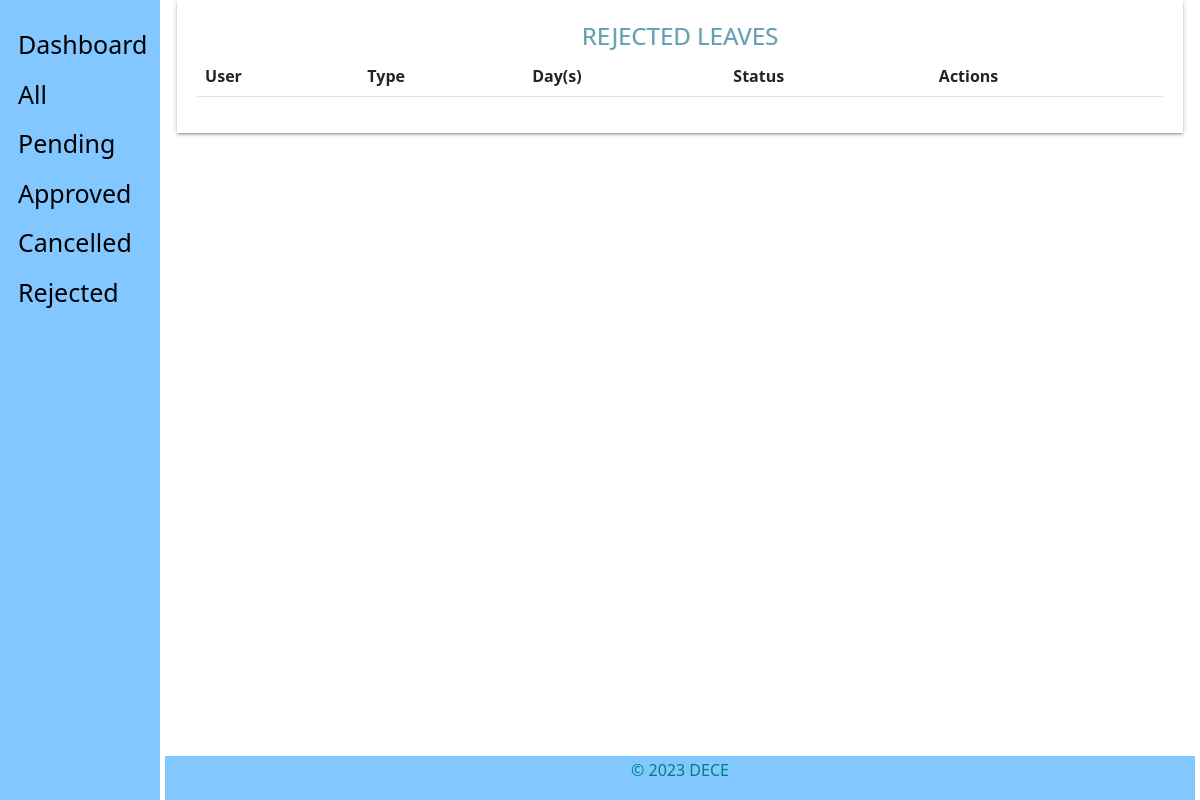
The page /admin_view/leaves/rejected/ (signed in) on the database as committed earlier.
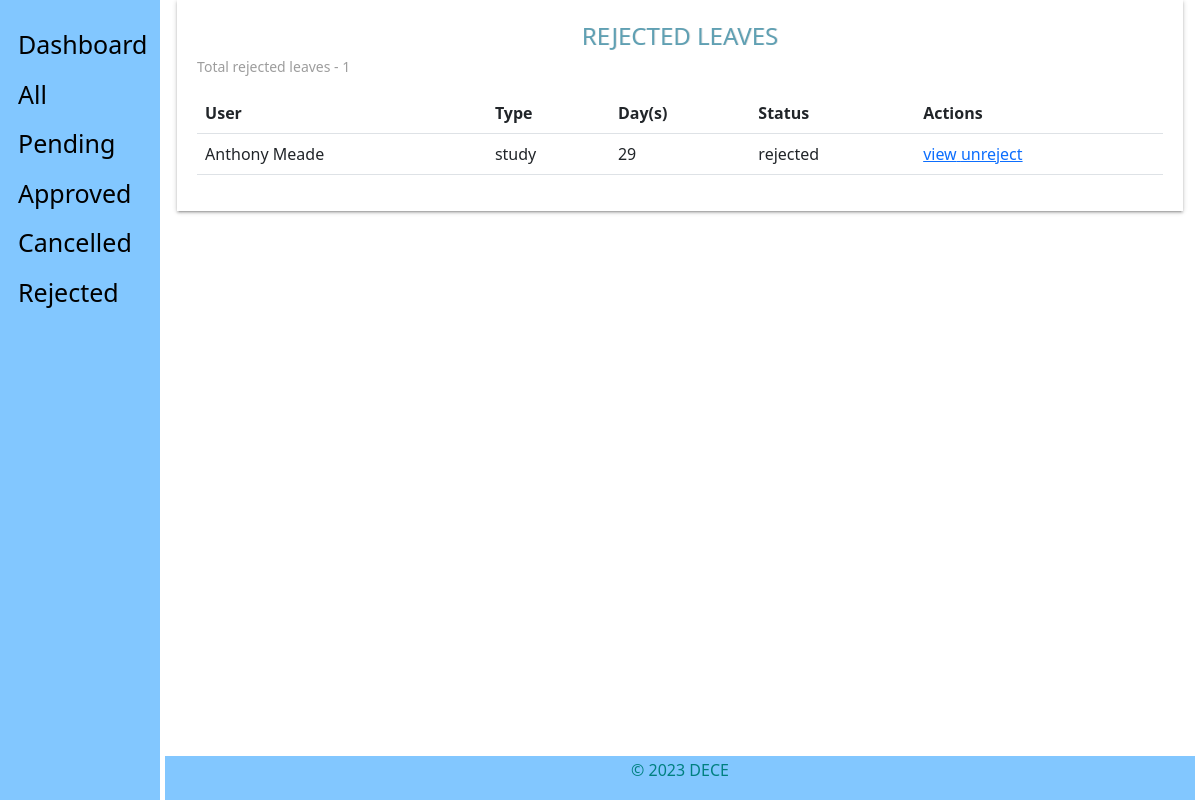
The same page on the database as committed later.
### staff_app/models.py (models this page shows, shortened)
class Leave(models.Model):
    SICK = 'sick'
    CASUAL = 'casual'
    EMERGENCY = 'emergency'
    STUDY = 'study'
    LEAVE_TYPE = (
        (SICK, 'Sick Leave'),
        (CASUAL, 'Casual Leave'),
        (EMERGENCY, 'Emergency Leave'),
        (STUDY, 'Study Leave'),
    )
    DAYS = 30
    user = models.ForeignKey(CustomUser, on_delete=models.CASCADE, default=1)
    startdate = models.DateField(verbose_name=_(
        'Start Date'), help_text='leave start date is on ..', null=True, blank=False)
    enddate = models.DateField(verbose_name=_(
        'End Date'), help_text='coming back on ...', null=True, blank=False)
    leavetype = models.CharField(
        choices=LEAVE_TYPE, max_length=25, default=SICK, null=True, blank=False)
    reason = models.CharField(verbose_name=_('Reason for Leave'), max_length=255,
                              help_text='add additional information for leave', null=True, blank=True)
    defaultdays = models.PositiveIntegerField(verbose_name=_(
        'Leave days per year counter'), default=DAYS, null=True, blank=True)
    status = models.CharField(max_length=12, default='pending')
    is_approved = models.BooleanField(default=False)  # hide
    updated = models.DateTimeField(auto_now=True, auto_now_add=False)
    created = models.DateTimeField(auto_now=False, auto_now_add=True)
    objects = LeaveManager()
    class Meta:
        verbose_name = _('Leave')
        verbose_name_plural = _('Leaves')
        ordering = ['-created']  # recent objects
    @ property
    def leave_days(self):
        days_count = ''
        startdate = self.startdate
        enddate = self.enddate
        if startdate > enddate:
            return
        dates = (enddate - startdate)
        return dates.days
    @ property
    def is_rejected(self):
        return self.status == 'rejected'
    @ property
    def get_full_name(self):
        user = self.user
        firstname = self.user.first_name
        lastname = self.user.last_name
        fullname = firstname+' '+lastname
        return fullname

### hris_app/models.py (models this page shows)
class CustomUser (AbstractUser):
    ADMINISTRATOR = '1'
    STAFF = '2'
    EMAIL_TO_USER_TYPE_MAP = {
        'administrator': ADMINISTRATOR,
        'staff': STAFF
    }
    user_type_data = ((ADMINISTRATOR, "Administrator"), (STAFF, "Staff"))
    user_type = models.CharField(
        default=1,
        choices=user_type_data,
        max_length=20
    )

### admin_app/views.py (the view)
# urls.py: path('leaves/rejected/', views.leave_rejected_list, name='leaves-rejected'),
def leave_rejected_list(request):
    if not (request.user.is_authenticated and request.user.is_superuser):
        return redirect('hris:home')
    dataset = dict()
    leave = Leave.objects.all_rejected_leaves()
    dataset['leave_list_rejected'] = leave
    return render(request, 'admin/leaves_rejected.html', dataset)

### admin_app/managers.py (called while the page is built)
    def all_rejected_leaves(self):
        return super().get_queryset().filter(status='rejected').order_by('-created')

### templates/admin/leaves_rejected.html (shortened to what this page needs)
{% extends 'base_leave.html' %}
{% load static %}
{% block content %}
        <section class="content">
            <section class="container-fluid">
                	<div class="table-responsive table-shadow">
                		<div class="text-center table-description">
                			<h4 class="title-h3" style="color: #60a0b3 !important;
    						text-shadow: 1px 0px rgba(0,0,0,0.11)">REJECTED LEAVES</h4>
                		</div>
                		<section class="total-leaves-count">
                			{% if leave_list_rejected %}
                			<p>Total rejected leaves - <span>{{ leave_list_rejected.count }}</span></p>
                			{% endif %}
                		</section>
                		<table class="table">
							  <thead>
							    <tr>
							      <th scope="col">User</th>
							      <th scope="col">Type</th>
							      <th scope="col">Day(s)</th>
							      <th scope="col">Status</th>
							      <th scope="col">Actions</th>
							    </tr>
							  </thead>
							  <tbody>
							  	{% for leave in leave_list_rejected %}
							    <tr>
							      <td>{{ leave.get_full_name }}</td>
							      <td>{{ leave.leavetype}}</td>
							      <td>{{ leave.leave_days }}</td>
							      <td>{{ leave.status }}</td>
							      <td>
							      	<a href="{% url 'admin_app:leave-employee' leave.id %}">
							      	    <span>view</span>
							      	</a>
							      	{% if leave.is_rejected %}
							      		<a href="{% url 'admin_app:leave-unreject' leave.id %}">unreject</a>
							      	{% endif %}
							      </td>
							    </tr>
							    {% endfor %}
							  </tbody>
						</table>
					</div>
            </section>
        </section>
 {% endblock %}

Rows that differ between the two databases and show on the page:
now on this page (row edited): Leave: get_full_name "Anthony Meade", leavetype "study", leave_days "29", status "rejected", shows "unreject"
Other text that changed with them:
{{ leave_list_rejected.count }}: (not shown) → "1"
text now shown: "Total rejected leaves -"
